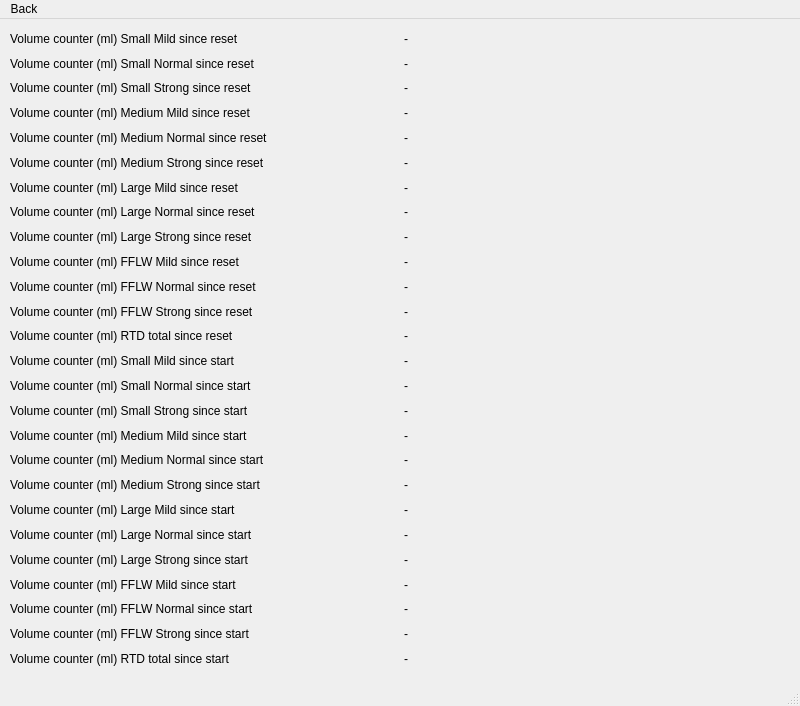
<?xml version="1.0" encoding="UTF-8"?>
<ui version="4.0">
 <class>WBSDButton1Counters</class>
 <widget class="QMainWindow" name="WBSDButton1Counters">
  <property name="geometry">
   <rect>
    <x>0</x>
    <y>0</y>
    <width>800</width>
    <height>706</height>
   </rect>
  </property>
  <property name="windowTitle">
   <string>Button 1 Counters</string>
  </property>
  <widget class="QWidget" name="centralwidget">
   <widget class="QWidget" name="gridLayoutWidget">
    <property name="geometry">
     <rect>
      <x>10</x>
      <y>10</y>
      <width>781</width>
      <height>639</height>
     </rect>
    </property>
    <layout class="QGridLayout" name="gridLayout">
     <item row="23" column="0">
      <widget class="QLabel" name="label_28">
       <property name="text">
        <string>Volume counter (ml) FFLW Normal since start</string>
       </property>
      </widget>
     </item>
     <item row="5" column="0">
      <widget class="QLabel" name="label_9">
       <property name="text">
        <string>Volume counter (ml) Medium Strong since reset</string>
       </property>
      </widget>
     </item>
     <item row="15" column="0">
      <widget class="QLabel" name="label_6">
       <property name="text">
        <string>Volume counter (ml) Small Strong since start</string>
       </property>
      </widget>
     </item>
     <item row="12" column="1">
      <widget class="QLabel" name="rtdVol">
       <property name="text">
        <string>-</string>
       </property>
      </widget>
     </item>
     <item row="7" column="0">
      <widget class="QLabel" name="label_11">
       <property name="text">
        <string>Volume counter (ml) Large Normal since reset</string>
       </property>
      </widget>
     </item>
     <item row="2" column="1">
      <widget class="QLabel" name="smallStrong">
       <property name="text">
        <string>-</string>
       </property>
      </widget>
     </item>
     <item row="5" column="1">
      <widget class="QLabel" name="mediumStrong">
       <property name="text">
        <string>-</string>
       </property>
      </widget>
     </item>
     <item row="3" column="0">
      <widget class="QLabel" name="label_7">
       <property name="text">
        <string>Volume counter (ml) Medium Mild since reset</string>
       </property>
      </widget>
     </item>
     <item row="15" column="1">
      <widget class="QLabel" name="smallStrongNr">
       <property name="text">
        <string>-</string>
       </property>
      </widget>
     </item>
     <item row="7" column="1">
      <widget class="QLabel" name="largeNormal">
       <property name="text">
        <string>-</string>
       </property>
      </widget>
     </item>
     <item row="12" column="0">
      <widget class="QLabel" name="label_16">
       <property name="text">
        <string>Volume counter (ml) RTD total since reset</string>
       </property>
      </widget>
     </item>
     <item row="21" column="0">
      <widget class="QLabel" name="label_22">
       <property name="text">
        <string>Volume counter (ml) Large Strong since start</string>
       </property>
      </widget>
     </item>
     <item row="19" column="0">
      <widget class="QLabel" name="label_20">
       <property name="text">
        <string>Volume counter (ml) Large Mild since start</string>
       </property>
      </widget>
     </item>
     <item row="24" column="0">
      <widget class="QLabel" name="label_27">
       <property name="text">
        <string>Volume counter (ml) FFLW Strong since start</string>
       </property>
      </widget>
     </item>
     <item row="13" column="1">
      <widget class="QLabel" name="smallMildNr">
       <property name="text">
        <string>-</string>
       </property>
      </widget>
     </item>
     <item row="10" column="1">
      <widget class="QLabel" name="fflwNormal">
       <property name="text">
        <string>-</string>
       </property>
      </widget>
     </item>
     <item row="16" column="1">
      <widget class="QLabel" name="mediumMildNr">
       <property name="text">
        <string>-</string>
       </property>
      </widget>
     </item>
     <item row="4" column="1">
      <widget class="QLabel" name="mediumNormal">
       <property name="text">
        <string>-</string>
       </property>
      </widget>
     </item>
     <item row="11" column="1">
      <widget class="QLabel" name="fflwStrong">
       <property name="text">
        <string>-</string>
       </property>
      </widget>
     </item>
     <item row="25" column="0">
      <widget class="QLabel" name="label_25">
       <property name="text">
        <string>Volume counter (ml) RTD total since start</string>
       </property>
      </widget>
     </item>
     <item row="9" column="1">
      <widget class="QLabel" name="fflwMild">
       <property name="text">
        <string>-</string>
       </property>
      </widget>
     </item>
     <item row="14" column="1">
      <widget class="QLabel" name="smallNormalNr">
       <property name="text">
        <string>-</string>
       </property>
      </widget>
     </item>
     <item row="6" column="1">
      <widget class="QLabel" name="largeMild">
       <property name="text">
        <string>-</string>
       </property>
      </widget>
     </item>
     <item row="18" column="1">
      <widget class="QLabel" name="mediumStrongNr">
       <property name="text">
        <string>-</string>
       </property>
      </widget>
     </item>
     <item row="19" column="1">
      <widget class="QLabel" name="largeMildNr">
       <property name="text">
        <string>-</string>
       </property>
      </widget>
     </item>
     <item row="3" column="1">
      <widget class="QLabel" name="mediumMild">
       <property name="text">
        <string>-</string>
       </property>
      </widget>
     </item>
     <item row="20" column="1">
      <widget class="QLabel" name="largeNormalNr">
       <property name="text">
        <string>-</string>
       </property>
      </widget>
     </item>
     <item row="17" column="1">
      <widget class="QLabel" name="mediumNormalNr">
       <property name="text">
        <string>-</string>
       </property>
      </widget>
     </item>
     <item row="22" column="0">
      <widget class="QLabel" name="label_26">
       <property name="text">
        <string>Volume counter (ml) FFLW Mild since start</string>
       </property>
      </widget>
     </item>
     <item row="4" column="0">
      <widget class="QLabel" name="label_8">
       <property name="text">
        <string>Volume counter (ml) Medium Normal since reset</string>
       </property>
      </widget>
     </item>
     <item row="18" column="0">
      <widget class="QLabel" name="label_19">
       <property name="text">
        <string>Volume counter (ml) Medium Strong since start</string>
       </property>
      </widget>
     </item>
     <item row="17" column="0">
      <widget class="QLabel" name="label_18">
       <property name="text">
        <string>Volume counter (ml) Medium Normal since start</string>
       </property>
      </widget>
     </item>
     <item row="20" column="0">
      <widget class="QLabel" name="label_21">
       <property name="text">
        <string>Volume counter (ml) Large Normal since start</string>
       </property>
      </widget>
     </item>
     <item row="10" column="0">
      <widget class="QLabel" name="label_15">
       <property name="text">
        <string>Volume counter (ml) FFLW Normal since reset</string>
       </property>
      </widget>
     </item>
     <item row="11" column="0">
      <widget class="QLabel" name="label_14">
       <property name="text">
        <string>Volume counter (ml) FFLW Strong since reset</string>
       </property>
      </widget>
     </item>
     <item row="9" column="0">
      <widget class="QLabel" name="label_13">
       <property name="text">
        <string>Volume counter (ml) FFLW Mild since reset</string>
       </property>
      </widget>
     </item>
     <item row="16" column="0">
      <widget class="QLabel" name="label_17">
       <property name="text">
        <string>Volume counter (ml) Medium Mild since start</string>
       </property>
      </widget>
     </item>
     <item row="1" column="0">
      <widget class="QLabel" name="label_2">
       <property name="text">
        <string>Volume counter (ml) Small Normal since reset</string>
       </property>
      </widget>
     </item>
     <item row="21" column="1">
      <widget class="QLabel" name="largeStrongNr">
       <property name="text">
        <string>-</string>
       </property>
      </widget>
     </item>
     <item row="14" column="0">
      <widget class="QLabel" name="label_5">
       <property name="text">
        <string>Volume counter (ml) Small Normal since start</string>
       </property>
      </widget>
     </item>
     <item row="1" column="1">
      <widget class="QLabel" name="smallNormal">
       <property name="text">
        <string>-</string>
       </property>
      </widget>
     </item>
     <item row="6" column="0">
      <widget class="QLabel" name="label_10">
       <property name="text">
        <string>Volume counter (ml) Large Mild since reset</string>
       </property>
      </widget>
     </item>
     <item row="8" column="0">
      <widget class="QLabel" name="label_12">
       <property name="text">
        <string>Volume counter (ml) Large Strong since reset</string>
       </property>
      </widget>
     </item>
     <item row="2" column="0">
      <widget class="QLabel" name="label_3">
       <property name="text">
        <string>Volume counter (ml) Small Strong since reset</string>
       </property>
      </widget>
     </item>
     <item row="0" column="1">
      <widget class="QLabel" name="smallMild">
       <property name="text">
        <string>-</string>
       </property>
      </widget>
     </item>
     <item row="0" column="0">
      <widget class="QLabel" name="label">
       <property name="text">
        <string>Volume counter (ml) Small Mild since reset</string>
       </property>
      </widget>
     </item>
     <item row="8" column="1">
      <widget class="QLabel" name="largeStrong">
       <property name="text">
        <string>-</string>
       </property>
      </widget>
     </item>
     <item row="13" column="0">
      <widget class="QLabel" name="label_4">
       <property name="text">
        <string>Volume counter (ml) Small Mild since start</string>
       </property>
      </widget>
     </item>
     <item row="22" column="1">
      <widget class="QLabel" name="fflwMildNr">
       <property name="text">
        <string>-</string>
       </property>
      </widget>
     </item>
     <item row="23" column="1">
      <widget class="QLabel" name="fflwNormalNr">
       <property name="text">
        <string>-</string>
       </property>
      </widget>
     </item>
     <item row="24" column="1">
      <widget class="QLabel" name="fflwStrongNr">
       <property name="text">
        <string>-</string>
       </property>
      </widget>
     </item>
     <item row="25" column="1">
      <widget class="QLabel" name="rtdVolNr">
       <property name="text">
        <string>-</string>
       </property>
      </widget>
     </item>
    </layout>
   </widget>
  </widget>
  <widget class="QMenuBar" name="menubar">
   <property name="geometry">
    <rect>
     <x>0</x>
     <y>0</y>
     <width>800</width>
     <height>26</height>
    </rect>
   </property>
   <widget class="QMenu" name="menuBack">
    <property name="title">
     <string>Back</string>
    </property>
   </widget>
   <addaction name="menuBack"/>
  </widget>
  <widget class="QStatusBar" name="statusbar"/>
 </widget>
 <resources/>
 <connections/>
</ui>
